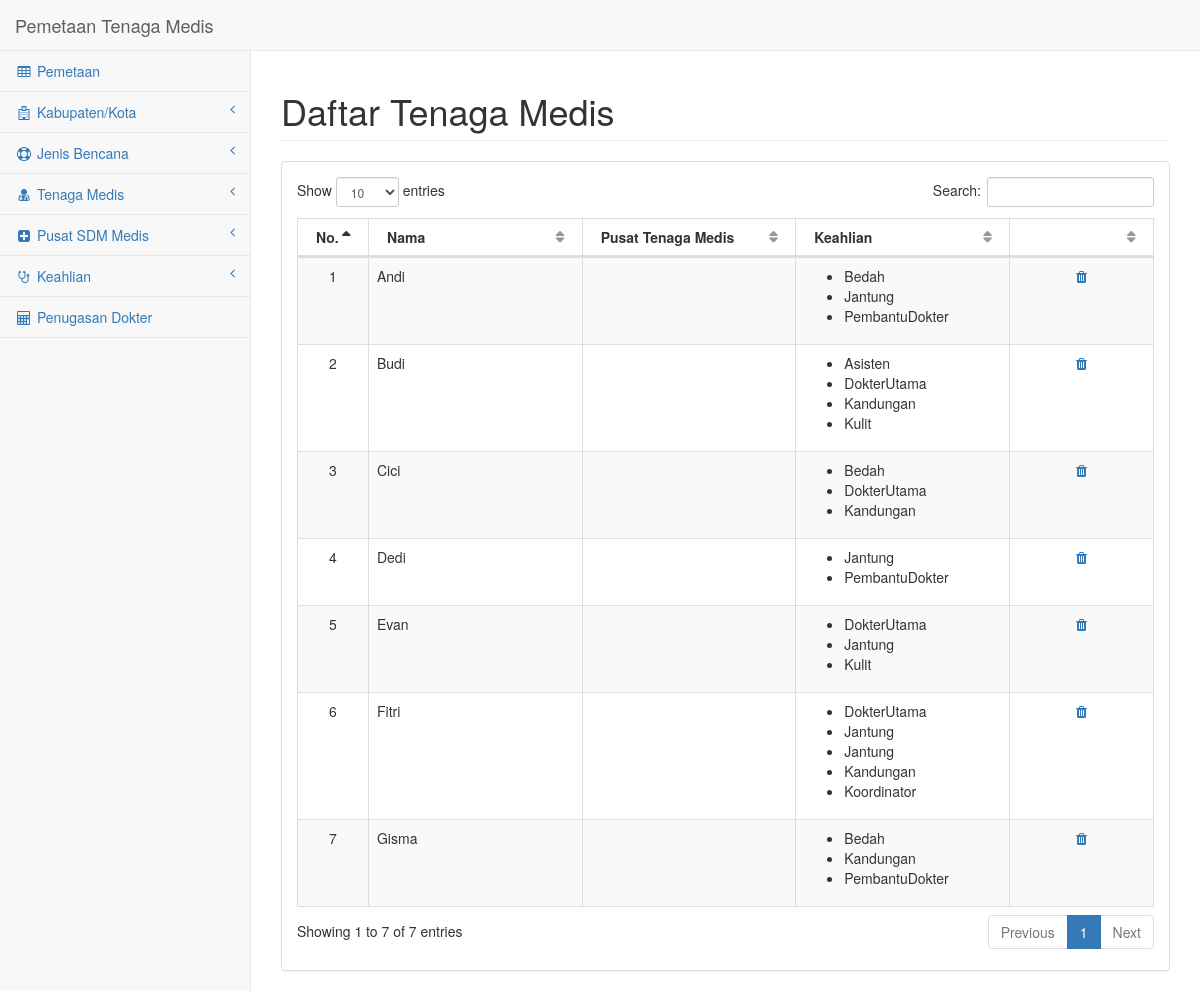
Screenshot of /index.php/main/daftar_tenaga_medis with the database file from the repository.
### tables this page shows
CREATE TABLE IF NOT EXISTS `tenaga_medis` (
  `id_tenaga_medis` int(10) NOT NULL,
  `id_kota` int(10) DEFAULT NULL,
  `id_psm` int(10) DEFAULT NULL,
  `nama_tenaga_medis` varchar(50) NOT NULL
);

CREATE TABLE IF NOT EXISTS `keahlian` (
  `id_keahlian` int(10) NOT NULL,
  `nama_keahlian` varchar(20) NOT NULL
);

### application/controllers/Main.php (called while the page is built, shortened)
<?php
class Main extends CI_Controller
{
	public function daftar_tenaga_medis()
	{
		$this->load->model('tenaga_medis_model');
		$data['tenaga_medis'] = $this->tenaga_medis_model->get();
		$this->load->view('master/header');
		$this->load->view('tenaga_medis/daftar', $data);
		$this->load->view('master/footer');
	}
}

### index.php (called while the page is built, shortened)
<?php
require_once BASEPATH.'core/CodeIgniter.php';

### application/models/Tenaga_medis_model.php (called while the page is built, shortened)
<?php
class Tenaga_medis_model extends CI_Model
{
	public function get()
	{
		$this->db->select('tenaga_medis.id_tenaga_medis, tenaga_medis.nama_tenaga_medis, keahlian.nama_keahlian');
		$this->db->from('tenaga_medis, memiliki, keahlian');
		$this->db->where('tenaga_medis.id_tenaga_medis = memiliki.id_tenaga_medis and keahlian.id_keahlian = memiliki.id_keahlian');
		$this->db->order_by('tenaga_medis.nama_tenaga_medis, keahlian.nama_keahlian', 'asc');
		$query = $this->db->get();
		return $query;
	}
}

### application/views/tenaga_medis/daftar.php (the view)
<div id="page-wrapper">
    <div class="row">
        <div class="col-lg-12">
            <h1 class="page-header">Daftar Tenaga Medis</h1>
        </div>
    </div>
    <div class="row">
        <div class="col-lg-12">
            <div class="panel panel-default">
                <div class="panel-body">
                    <div class="dataTable_wrapper">
                        <table class="table table-striped table-bordered table-hover" id="dataTables-example">
                            <thead>
                                <tr>
                                    <th class="col-sm-1">No.</th>
                                    <th class="col-sm-3">Nama</th>
                                    <th class="col-sm-3">Pusat Tenaga Medis</th>
                                    <th class="col-sm-3">Keahlian</th>
                                    <th class="col-sm-2"></th>
                                </tr>
                            </thead>
                            <tbody>
                            <?php
                                $i = 0; $j = 1;
                                $n = $tenaga_medis->num_rows();
                                while($i < $n)
                                {
                                    $row = $tenaga_medis->row($i);
                                    echo '<tr>';
                                        echo '<td class="text-center">'.$j.'</td>';
                                        echo '<td>'.$row->nama_tenaga_medis.'</td>';
                                        echo '<td></td>';
                                        echo '<td><ul>';
                                            $id = $row->id_tenaga_medis;
                                            while($id == $row->id_tenaga_medis && $i < $n)
                                            {
                                                echo '<li>'.$row->nama_keahlian.'</li>';
                                                $i=$i+1;
                                                $row = $tenaga_medis->row($i);
                                            }
                                        echo '</ul></td>';
                                    echo '<td class="text-center">
                                        <a href="#" class="modal-anchor" data-toggle="modal" data-target="#pageModal" data-key="'.$row->id_tenaga_medis.'" data-task="delete_tenaga_medis" title="Hapus Data">
                                            <i class="fa fa-trash"></i>
                                        </a>
                                    </td>';
                                    $j++;
                                }
                            ?>
                            </tbody>
                        </table>
                    </div>
                </div>
            </div>
        </div>
    </div>
</div>

### assets/css/sb-admin-2.css (style rules this page uses)
body { background-color: #f8f8f8; }
#page-wrapper { padding: 0 15px; min-height: 568px; background-color: #fff; }
@media (min-width:768px) { #page-wrapper { position: inherit; margin: 0 0 0 250px; padding: 0 30px; border-left: 1px solid #e7e7e7; } }
table.dataTable thead .sorting, table.dataTable thead .sorting_asc, table.dataTable thead .sorting_desc, table.dataTable thead .sorting_asc_disabled, table.dataTable thead .sorting_desc_disabled { background: 0 0; }
table.dataTable thead .sorting_asc:after { content: "\f0de"; float: right; font-family: fontawesome; }
table.dataTable thead .sorting:after { content: "\f0dc"; float: right; font-family: fontawesome; color: rgba(50,50,50,.5); }

### rows the page displays
tenaga_medis: nama_tenaga_medis "Andi", keahlian.nama_keahlian "Bedah", keahlian.nama_keahlian "Jantung", keahlian.nama_keahlian "PembantuDokter"
tenaga_medis: nama_tenaga_medis "Budi", keahlian.nama_keahlian "Asisten", keahlian.nama_keahlian "DokterUtama", keahlian.nama_keahlian "Kandungan", keahlian.nama_keahlian "Kulit"
tenaga_medis: nama_tenaga_medis "Cici", keahlian.nama_keahlian "Bedah", keahlian.nama_keahlian "DokterUtama", keahlian.nama_keahlian "Kandungan"
tenaga_medis: nama_tenaga_medis "Dedi", keahlian.nama_keahlian "Jantung", keahlian.nama_keahlian "PembantuDokter"
tenaga_medis: nama_tenaga_medis "Evan", keahlian.nama_keahlian "DokterUtama", keahlian.nama_keahlian "Jantung", keahlian.nama_keahlian "Kulit"
tenaga_medis: nama_tenaga_medis "Fitri", keahlian.nama_keahlian "DokterUtama", keahlian.nama_keahlian "Jantung", keahlian.nama_keahlian "Kandungan", keahlian.nama_keahlian "Koordinator"
tenaga_medis: nama_tenaga_medis "Gisma", keahlian.nama_keahlian "Bedah", keahlian.nama_keahlian "Kandungan", keahlian.nama_keahlian "PembantuDokter"
